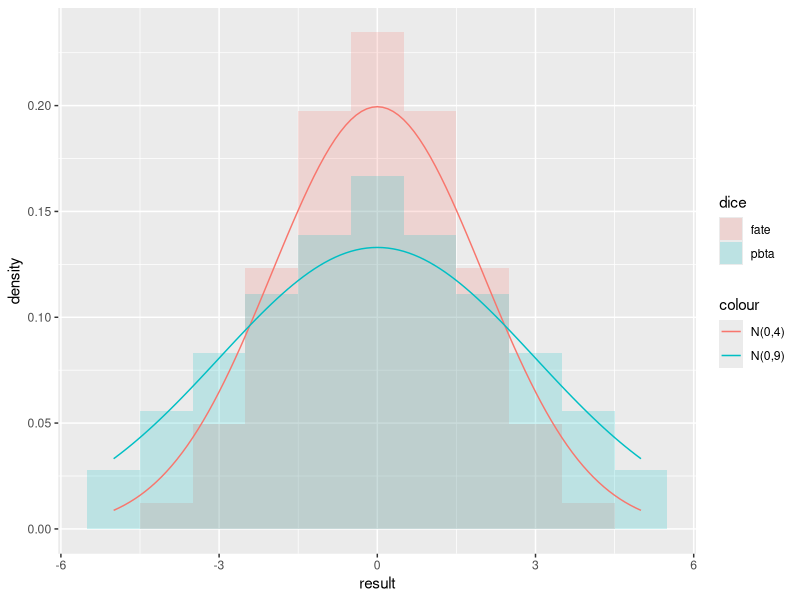

This figure's R source:
## ---- chunk 1
knitr::opts_chunk$set(echo = TRUE)
## ---- chunk 2
library(ggplot2)
library(knitr)
## ---- chunk 3
n <- 4
l <- rep(list(-1:1), n)
fate=expand.grid(l)
fate$result=rowSums(fate)
fate$dice="fate"
## ---- chunk 4
n <- 2
l <- rep(list(1:6), n)
aw=expand.grid(l)
aw$result=rowSums(aw)
aw$dice="pbta"
## ---- chunk 5
kable(t(table(aw$result)/nrow(aw)),digits = 3, caption  = "Frequency of Results of 2d6")
## ---- chunk 6
kable(t(table(fate$result)/nrow(fate)),digits = 3, caption  = "Frequency of Results of 4df")
## ---- chunk 7
aw$result=aw$result-7
dice=rbind(fate[,c("result", "dice")], aw[,c("result", "dice")])
## ---- chunk 8
  ggplot(dice,aes(x=result)) +
  geom_histogram(data=subset(dice,dice == 'fate'),aes(fill = dice,y=..density..), binwidth=1, alpha = 0.2) +
    geom_histogram(data=subset(dice,dice == 'pbta'),aes(fill=dice,y=..density..),binwidth=1,alpha = 0.2)+
  geom_line(stat="function",fun = dnorm, args = list(mean = 0, sd = 2), aes(color="N(0,4)"))+ geom_line(stat="function",fun = dnorm, args = list(mean = 0, sd = 3), aes(color="N(0,9)"))
